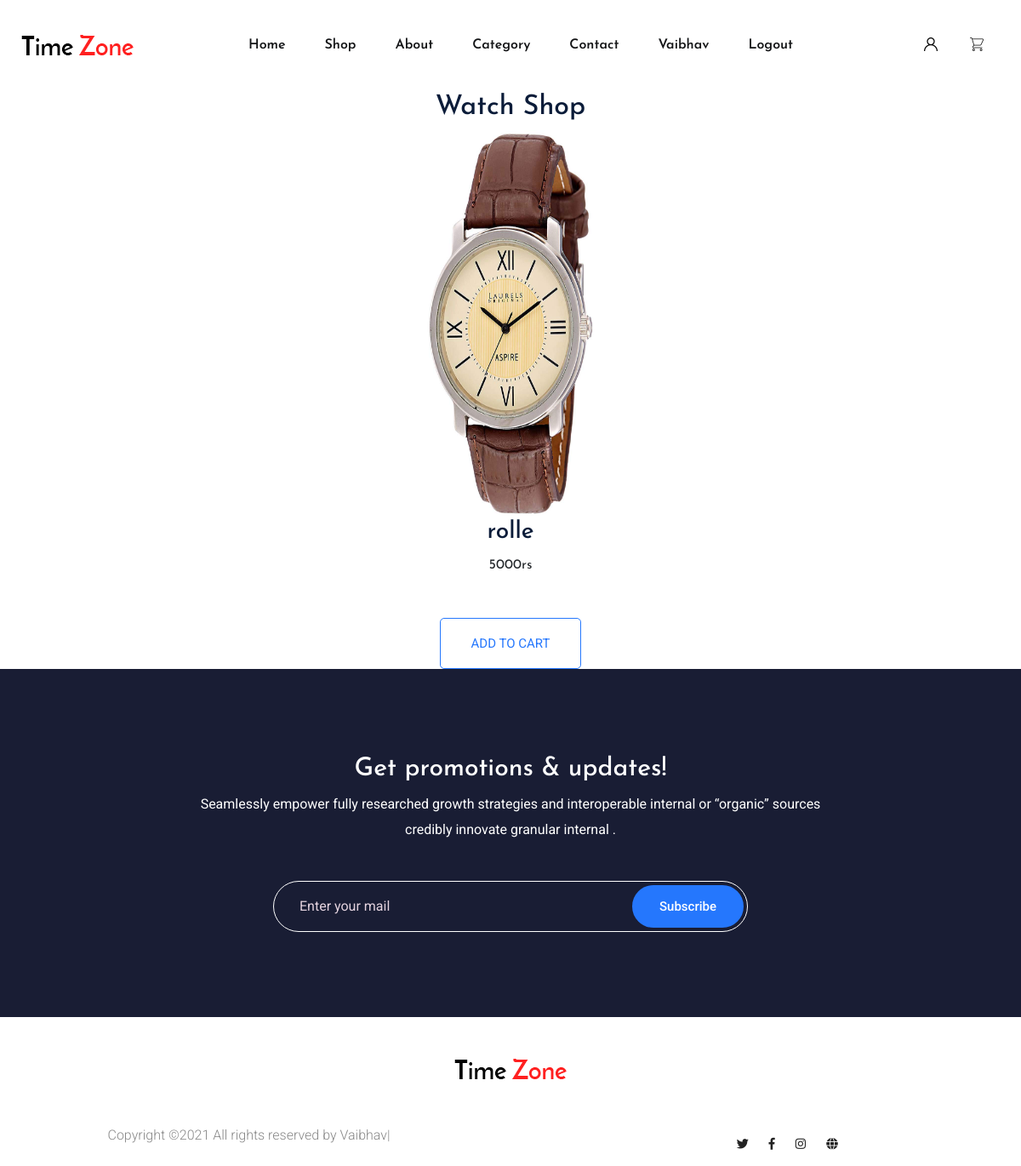
/1/ (signed in), run on the app's committed database.
### holy/models.py (models this page shows, shortened)
class NEW_ARRIVAL(models.Model):
    image=models.FileField(null=True)
    category=models.ForeignKey(CATE_GORY,on_delete=models.CASCADE,default=1)
    name=models.CharField(null=True,max_length=20)
    price=models.IntegerField(null=True)

### holy/views.py (the view)
# urls.py: path('<int:pr_id>/',PRODET,name = 'pd'),
def PRODET(request,pr_id):
    user=request.user
    cate= CATE_GORY.objects.all()
    pot = NEW_ARRIVAL.objects.get(id=pr_id)
    if user.is_authenticated:
        item_in_cart=Cart.objects.filter(Q(product=pot.id) & Q(user=request.user)).exists()
    else:
        return redirect('log')
    d ={"pot":pot,"cate":cate,"items":item_in_cart}
    return render(request,'product_details.html',d)

### holy/templates/product_details.html (shortened to what this page needs)
{% extends 'base.html' %}
{% block body_block %}
{% load static %}
<main>
    <center><h2>Watch Shop</h2></center>
       <center> <div class="col-xl-4 col-lg-4 col-md-6 col-sm-6">
            <div class="single-popular-items mb-50 text-center">
                <div class="popular-img">
                    <a href="" ><img src="{{ pot.image.url }}" alt="" width="350" height="456"></a>
                </div>
                <div class="popular-caption">
                    <h3>{{ pot.name }}</h3>
                    <span>{{ pot.price }}rs</span>
                </div>
            </div>
        </div>
              {% if user.is_authenticated %}
              {% if items %}
              <a type="submit" href="{% url 'cart' %}" class="btn_3">Go to cart</a>
              {% else %}
                    <form action="/add_cart">
                        <button type="submit" class="btn_3">Add to cart</button>
                    </form>
                    {% endif %}
                    {% endif %}
       </center>
        <section class="subscribe_part section_padding">
            <div class="container">
                <div class="row justify-content-center">
                    <div class="col-lg-8">
                        <div class="subscribe_part_content">
                            <h2>Get promotions & updates!</h2>
                            <p>Seamlessly empower fully researched growth strategies and interoperable internal or “organic” sources credibly innovate granular internal .</p>
                            <div class="subscribe_form">
                                <input type="email" placeholder="Enter your mail">
                                <a href="#" class="btn_1">Subscribe</a>
                            </div>
                        </div>
                    </div>
                </div>
            </div>
        </section>
    </main>
    {% endblock %}

### holy/templates/base.html (shortened to what this page needs)
<!doctype html>
<html class="no-js" lang="zxx">
<head>
    {% load static %}
    <link rel="stylesheet" href="{% static 'css/bootstrap.min.css' %}">
    <link rel="stylesheet" href="{% static 'css/owl.carousel.min.css' %}">
    <link rel="stylesheet" href="{% static 'css/flaticon.css' %}">
    <link rel="stylesheet" href="{% static 'css/slicknav.css' %}">
    <link rel="stylesheet" href="{% static 'css/animate.min.css' %}">
    <link rel="stylesheet" href="{% static 'css/magnific-popup.css' %}">
    <link rel="stylesheet" href="{% static 'css/fontawesome-all.min.css' %}">
    <link rel="stylesheet" href="{% static 'css/themify-icons.css' %}">
    <link rel="stylesheet" href="{% static 'css/slick.css' %}">
    <link rel="stylesheet" href="{% static 'css/nice-select.css' %}">
    <link rel="stylesheet" href="{% static 'css/style.css' %}">
</head>
<body>
    <header>
        <div class="header-area">
            <div class="main-header header-sticky">
                <div class="container-fluid">
                    <div class="menu-wrapper">
                        <div class="logo">
                            <a href="{% url 'home' %}"><img src="{% static 'img/logo/logo.png' %}" alt=""></a>
                        </div>
                        <div class="main-menu d-none d-lg-block">
                            <nav>
                                <ul id="navigation">
                                    <li><a href="{% url 'home'  %}">Home</a></li>
                                    <li><a href="{% url 'shp' %}">shop</a></li>
                                    <li><a href="{% url 'abt'  %}">about</a></li>
                                    <li><a href="#">Category</a>
                                    </li>
                                    <li><a href="{% url 'cont' %}">Contact</a></li>
                                    {% if request.user.is_authenticated %}
                            <li><a href="#">{{user.first_name}}</a>
                            </li>
                                    <li class="nav-item"><a href="{% url 'Logout' %}" class="nav-link">Logout</a></li>
                                      {% else %}
                                    <li><a href="{% url 'log'  %}">Login</a></li>
                                    {%  endif %}
                                </ul>
                            </nav>
                        </div>
                        <div class="header-right">
                            <ul>
                                <li> <a href="{% url 'log' %}"><span class="flaticon-user"></span></a></li>
                                {% if request.user.is_authenticated %}
                                <li><a href="{% url 'cart' %}"><span class="flaticon-shopping-cart"></span></a> </li>
                                {% endif %}
                            </ul>
                        </div>
                    </div>
                    <div class="col-12">
                    </div>
                </div>
            </div>
        </div>
    </header>
        {% block body_block %}
        {% endblock %}
        <br><br><center><footer>
                                <div class="footer-logo">
                                    <a href="{% url 'home' %}"><img src="{% static 'img/logo/logo2_footer.png' %}" alt=""></a>
                                </div>
                                                <div class="row align-items-center">
                    <div class="col-xl-6 col-lg-6 col-md-6">
                        <div class="footer-copy-right">
                            <p>
  Copyright &copy;<script>document.write(new Date().getFullYear());</script> All rights reserved by Vaibhav|
  </p>
                        </div>
                    </div>
                    <div class="col-xl-4 col-lg-4 col-md-4">
                        <div class="footer-copy-right f-right">
                            <div class="footer-social">
                                <a href="#"><i class="fab fa-twitter"></i></a>
                                <a href="https://www.facebook.com/sai4ull"><i class="fab fa-facebook-f"></i></a>
                                <a href="#"><i class="fab fa-instagram"></i></a>
                                <a href="#"><i class="fas fa-globe"></i></a>
                            </div>
                        </div>
                    </div>
                </div>
    </footer>
</body>
</html>

### data on the page
NEW_ARRIVAL: image (picture), name "rolle", price "5000"

### other printed values
{{ user.first_name }} "Vaibhav"
